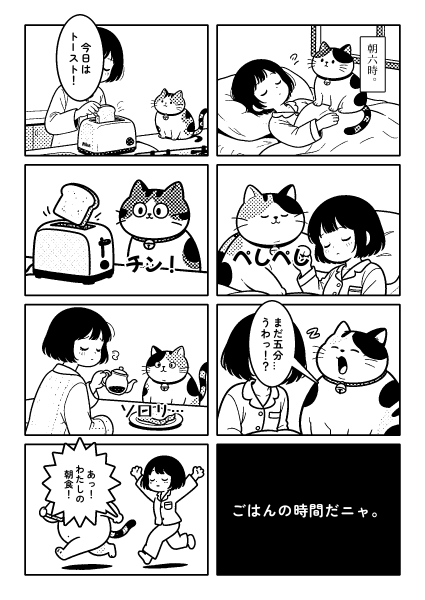
#> input picture samples/koma-morning/pages/p01.png, 850 x 1200 px (shown at 1/2 size)
$ python -i render.py   (imports and definitions only)
#> lines starting #> are read from the running program, lines starting #| are printed output that depends on the picture; after the words box and inside, x2 and y2 are one past the last pixel; in counts of white or black regions, pixels touching at a corner belong together
#> further down, picture is the input picture: shape (1200, 850); min 0, max 255, mean 191.4
"""Page assembly for the sample works: generated panel art + code-drawn borders, balloons, lettering and manpu; exact ground truth.

Everything that is text or a shape is drawn here (supersampled 2x), so the lettering is clean and `truth.json` is exact.
Inputs: a work script (`script.yaml`) and a directory of panel art `<page>_<panel>.png`. Outputs: pages/*.png, truth.json, truth/*_units.png.
"""
from __future__ import annotations

import json
import math
import random
from pathlib import Path

import cv2
import numpy as np
from PIL import Image, ImageDraw

from . import fonts

SS = 2
PAGE_W, PAGE_H = 850, 1200
SMALL_KANA = set("ぁぃぅぇぉっゃゅょゎァィゥェォッャュョヮ")
ROTATE = set("ー―〜～…（）(){}「」『』")
PUNCT = set("。、，．")


# ---------------------------------------------------------------- text
# [38 lines left out: functions _glyph, text_layer, not called in this run]


# ---------------------------------------------------------------- canvas helpers
class Canvas:
    """Page canvas at SS x resolution; masks of every drawn unit are kept for the ground truth."""

    # [21 lines left out: functions __init__, paste_rgba, not called in this run]

    def fill_mask(self, mask: np.ndarray, color) -> None:
        self.img[mask > 0] = color

    def result(self) -> np.ndarray:
        return cv2.resize(self.img, (self.w // SS, self.h // SS), interpolation=cv2.INTER_AREA)


def down_mask(m: np.ndarray) -> np.ndarray:
    return cv2.resize(m, (m.shape[1] // SS, m.shape[0] // SS), interpolation=cv2.INTER_AREA) > 0.3


# ---------------------------------------------------------------- panel layout
# [136 lines left out: functions layout_rects, koma_rects, halftone, cover, place_art, _ellipse_mask and 4 more, not called in this run]


def outline_of(mask: np.ndarray, lw: float) -> np.ndarray:
    k = cv2.getStructuringElement(cv2.MORPH_ELLIPSE, (2 * round(lw * SS) + 1,) * 2)
    return cv2.dilate(mask, k)


# [183 lines left out: functions draw_balloon, draw_sfx, draw_manpu, render_work, not called in this run]


def erase_caption_boxes(gray: np.ndarray) -> tuple[np.ndarray, list]:
    """The art model sometimes draws an empty rectangular caption box when asked for free space. Find rectangles made of long straight dark lines
    whose inside is plain white, and wipe them (outline included) to paper white. Returns (cleaned gray, list of boxes x, y, w, h)."""
    h, w = gray.shape
#> h = 1200; w = 850
    dark = (gray < 175).astype(np.uint8)
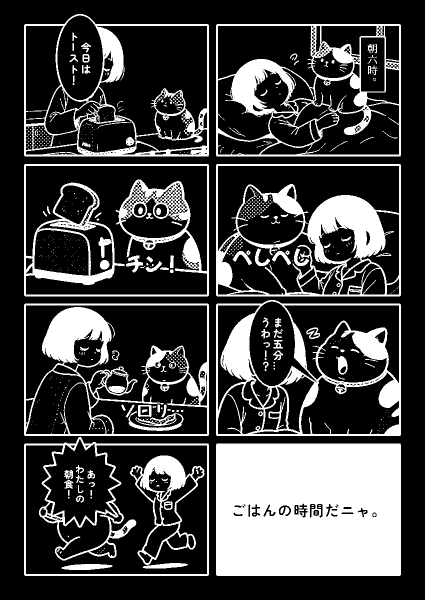
#> dark: shape (1200, 850) (shown at 1/2 size); values 0 (black) and 1 (white), 26.2% white; 683 white regions (554 under 20 px), largest, box (x1, y1, x2, y2) and area: (432, 887, 802, 1152) 95893, (432, 328, 802, 593) 27339, (432, 600, 802, 872) 25673
    lh, lv = max(15, int(0.09 * w)), max(15, int(0.06 * h))
#> lh = 76; lv = 72
    hor = cv2.morphologyEx(dark, cv2.MORPH_OPEN, np.ones((1, lh), np.uint8))
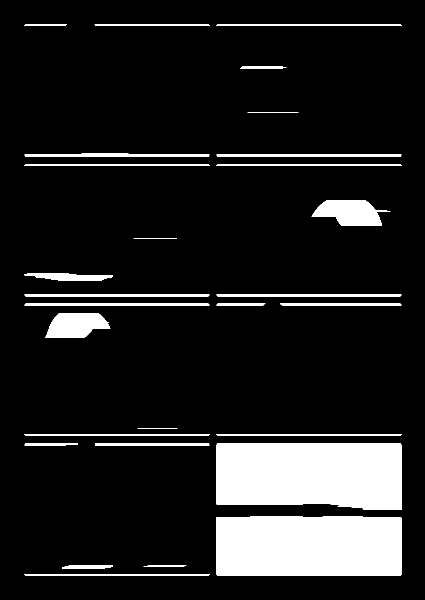
#> hor: shape (1200, 850) (shown at 1/2 size); values 0 (black) and 1 (white), 12.1% white; 29 white regions, largest, box (x1, y1, x2, y2) and area: (433, 887, 803, 1020) 46219, (433, 1033, 803, 1152) 43729, (623, 400, 781, 451) 5319
    ver = cv2.morphologyEx(dark, cv2.MORPH_OPEN, np.ones((lv, 1), np.uint8))
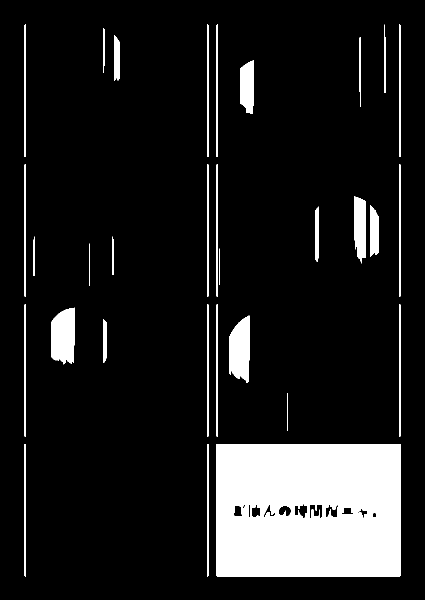
#> ver: shape (1200, 850) (shown at 1/2 size); values 0 (black) and 1 (white), 12.7% white; 31 white regions, largest, box (x1, y1, x2, y2) and area: (432, 888, 802, 1153) 94991, (103, 615, 149, 729) 4470, (458, 631, 499, 766) 4327
    lines = cv2.dilate(hor | ver, np.ones((5, 5), np.uint8))
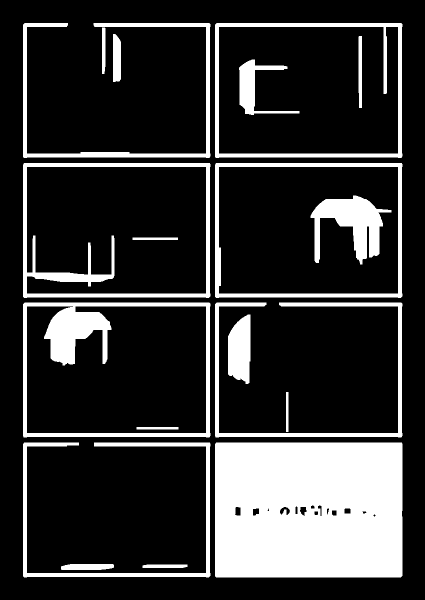
#> lines: shape (1200, 850) (shown at 1/2 size); values 0 (black) and 1 (white), 20.5% white; 19 white regions, largest, box (x1, y1, x2, y2) and area: (430, 885, 805, 1155) 100098, (46, 605, 421, 875) 18947, (46, 326, 421, 596) 13898
    n, lab, st, _ = cv2.connectedComponentsWithStats(lines, connectivity=8)
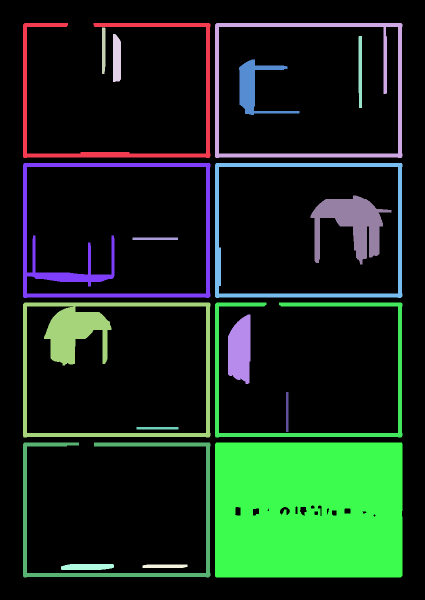
#> lab: shape (1200, 850) int32 (shown at 1/2 size); 20 distinct labels, from 0 to 19; one colour per label, 0 black
#> n = 20; st = 20 rows, first 6: [0, 0, 850, 1200, 810703], [46, 46, 375, 270, 9927], [430, 46, 375, 270, 10949], [204, 55, 7, 93, 631], [226, 68, 16, 96, 1436], [717, 72, 7, 144, 977]
    out, boxes = gray.copy(), []
#> boxes = []
    for i in range(1, n):
        x, y, bw, bh, _a = st[i]
        if bw < 0.12 * w or bh < 0.05 * h or (bw > 0.97 * w and bh > 0.97 * h):
            continue
        inner = gray[y + 8:y + bh - 8, x + 8:x + bw - 8]
        if inner.size == 0 or (inner > 225).mean() < 0.93:
            continue
        comp = (lab[y:y + bh, x:x + bw] == i)
        # all four borders must be present
        ok = comp[:12].any(axis=0).mean() > 0.8 and comp[-12:].any(axis=0).mean() > 0.8 and comp[:, :12].any(axis=1).mean() > 0.8 and comp[:, -12:].any(axis=1).mean() > 0.8
        if ok:
            out[max(0, y - 4):y + bh + 4, max(0, x - 4):x + bw + 4] = 255
            boxes.append((int(x), int(y), int(bw), int(bh)))
#> this loop made 19 passes
#> (x, y, bw, bh) on passes 1 to 12: (46, 46, 375, 270), (430, 46, 375, 270), (204, 55, 7, 93), (226, 68, 16, 96), (717, 72, 7, 144), (478, 119, 121, 111), (46, 326, 375, 270), (430, 326, 375, 270), (621, 391, 162, 138), (265, 475, 91, 5), (46, 605, 375, 270), (430, 605, 375, 270)
#> pass 1, in erase_caption_boxes, `inner = gray[y + 8:y + bh - 8, x + 8:x + bw - 8]`:
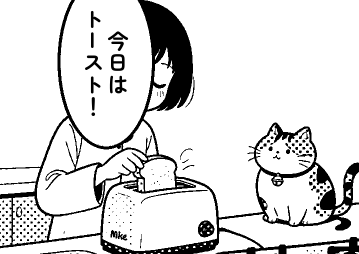
#> inner: shape (254, 359); min 0, max 255, mean 219.4
#> pass 2, in erase_caption_boxes, `inner = gray[y + 8:y + bh - 8, x + 8:x + bw - 8]`:
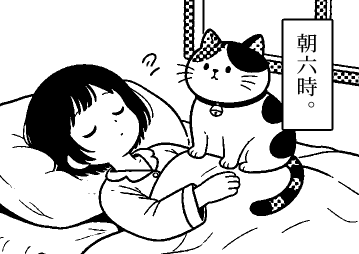
#> inner: shape (254, 359); min 0, max 255, mean 206.5
    return out, boxes

>>> import cv2
>>> picture = cv2.imread('../../samples/koma-morning/pages/p01.png', cv2.IMREAD_GRAYSCALE)
>>> result = erase_caption_boxes(picture)

$ run again, on samples/koma-morning/pages/p02.png
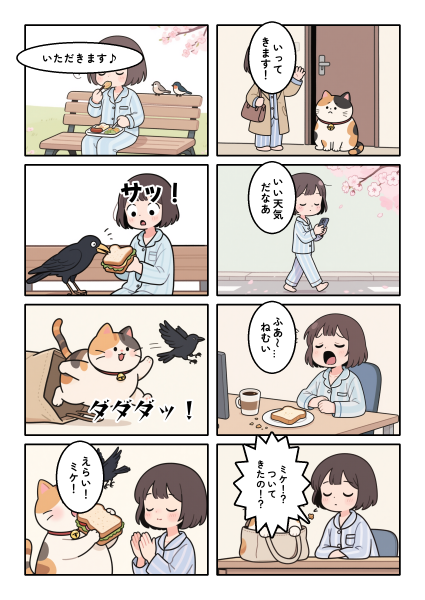
#> input picture samples/koma-morning/pages/p02.png, 850 x 1200 px (shown at 1/2 size)
#> dark: shape (1200, 850); values 0 (black) and 1 (white), 22.2% white; 282 white regions (136 under 20 px), largest, box (x1, y1, x2, y2) and area: (432, 601, 802, 1152) 55564, (432, 42, 802, 313) 40910, (48, 328, 418, 593) 33448
#> hor: shape (1200, 850); values 0 (black) and 1 (white), 7.4% white; 51 white regions, largest, box (x1, y1, x2, y2) and area: (558, 48, 803, 188) 19754, (49, 497, 275, 563) 11730, (433, 1135, 803, 1152) 6284
#> ver: shape (1200, 850); values 0 (black) and 1 (white), 7.5% white; 35 white regions, largest, box (x1, y1, x2, y2) and area: (648, 49, 759, 314) 21018, (609, 49, 640, 292) 6669, (350, 927, 409, 1060) 6100
#> lines: shape (1200, 850); values 0 (black) and 1 (white), 17.8% white; 20 white regions, largest, box (x1, y1, x2, y2) and area: (430, 46, 805, 316) 40939, (46, 326, 421, 596) 28952, (46, 885, 421, 1155) 21396
#> in erase_caption_boxes, `n, lab, st, _ = cv2.connectedComponentsWithStats(lines, connectivity=8)`:
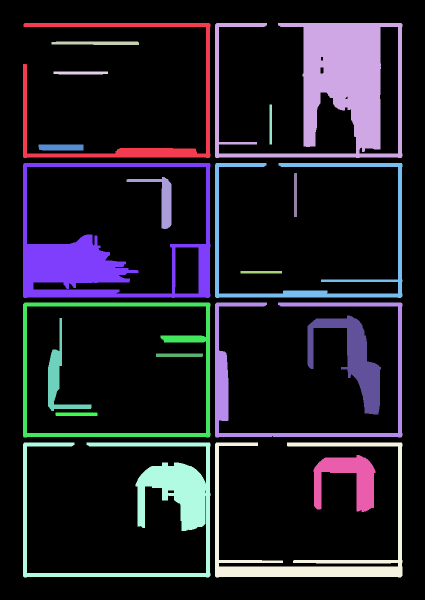
#> lab: shape (1200, 850) int32 (shown at 1/2 size); 21 distinct labels, from 0 to 20; one colour per label, 0 black
#> n = 21; st = 21 rows, first 6: [0, 0, 850, 1200, 838061], [46, 46, 375, 270, 11157], [430, 46, 375, 270, 40939], [103, 83, 175, 7, 1129], [107, 143, 109, 6, 634], [539, 209, 5, 80, 400]
#> boxes = []
#> the loop in erase_caption_boxes, `for i in range(1, n):` made 20 passes
#> (x, y, bw, bh) on passes 1 to 8: (46, 46, 375, 270), (430, 46, 375, 270), (103, 83, 175, 7), (107, 143, 109, 6), (539, 209, 5, 80), (77, 289, 90, 12), (46, 326, 375, 270), (430, 326, 375, 270)
#> pass 2, in erase_caption_boxes, `inner = gray[y + 8:y + bh - 8, x + 8:x + bw - 8]`:
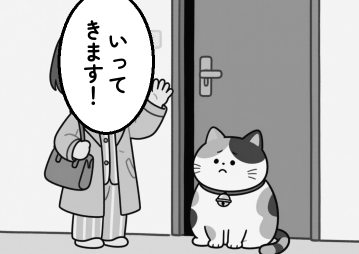
#> inner: shape (254, 359); min 0, max 255, mean 187.3

$ run again, on samples/koma-morning/pages/p03.png
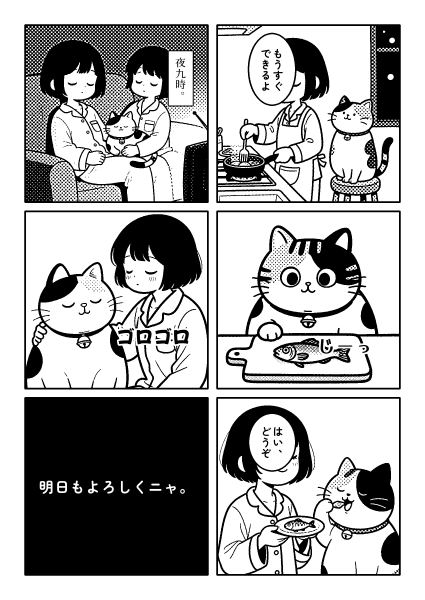
#> input picture samples/koma-morning/pages/p03.png, 850 x 1200 px (shown at 1/2 size)
#> picture is the input picture: shape (1200, 850); min 0, max 255, mean 170.1
#> dark: shape (1200, 850); values 0 (black) and 1 (white), 34.8% white; 849 white regions (753 under 20 px), largest, box (x1, y1, x2, y2) and area: (48, 794, 418, 1152) 130496, (48, 48, 418, 406) 63540, (432, 48, 802, 406) 42786
#> hor: shape (1200, 850); values 0 (black) and 1 (white), 16.7% white; 46 white regions, largest, box (x1, y1, x2, y2) and area: (49, 794, 419, 973) 63223, (49, 987, 419, 1152) 60914, (227, 436, 402, 530) 10824
#> ver: shape (1200, 850); values 0 (black) and 1 (white), 19.4% white; 97 white regions, largest, box (x1, y1, x2, y2) and area: (48, 795, 418, 1153) 129936, (301, 429, 391, 583) 10501, (752, 49, 802, 407) 7318
#> lines: shape (1200, 850); values 0 (black) and 1 (white), 29.6% white; 23 white regions, largest, box (x1, y1, x2, y2) and area: (46, 792, 421, 1155) 135110, (46, 46, 421, 409) 55130, (46, 419, 421, 782) 29763
#> in erase_caption_boxes, `n, lab, st, _ = cv2.connectedComponentsWithStats(lines, connectivity=8)`:
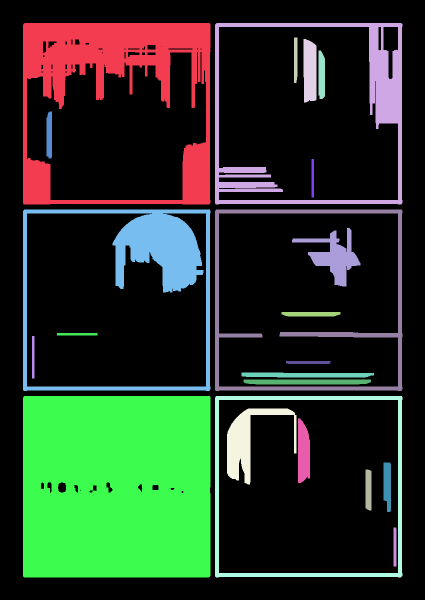
#> lab: shape (1200, 850) int32 (shown at 1/2 size); 24 distinct labels, from 0 to 23; one colour per label, 0 black
#> n = 24; st = 24 rows, first 6: [0, 0, 850, 1200, 718406], [46, 46, 375, 363, 55130], [430, 46, 375, 363, 24120], [588, 75, 7, 91, 620], [607, 78, 26, 127, 3066], [637, 101, 13, 97, 1166]
#> boxes = []
#> the loop in erase_caption_boxes, `for i in range(1, n):` made 23 passes
#> (x, y, bw, bh) on passes 1 to 8: (46, 46, 375, 363), (430, 46, 375, 363), (588, 75, 7, 91), (607, 78, 26, 127), (637, 101, 13, 97), (93, 223, 11, 94), (623, 318, 5, 77), (46, 419, 375, 363)
#> pass 2, in erase_caption_boxes, `inner = gray[y + 8:y + bh - 8, x + 8:x + bw - 8]`:
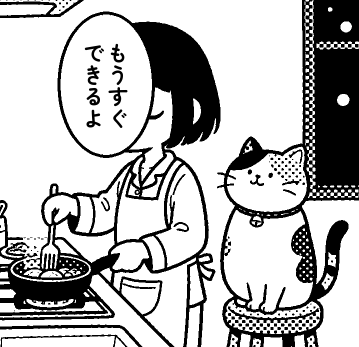
#> inner: shape (347, 359); min 0, max 255, mean 181.6
